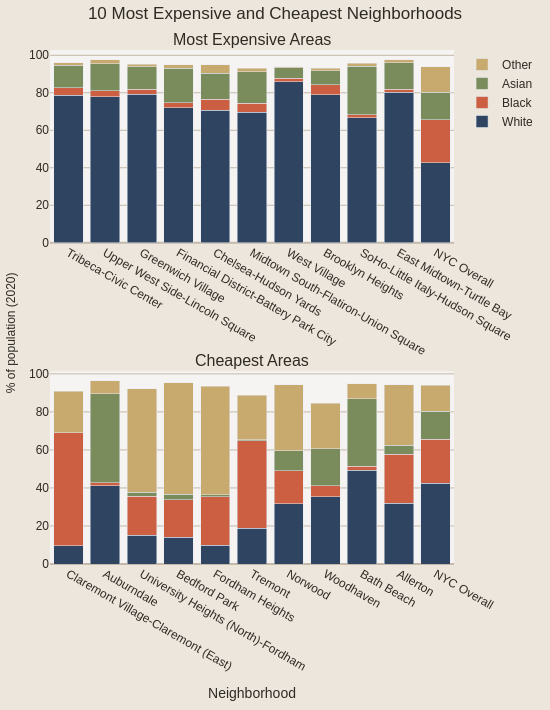

The notebook cell this image was saved under:
### Markdown cell above
## Figure 4

The code below was used to make the plot of race distribution across neighborhoods in NYC. Due to issues with the API key for the race data the plot can not be shown in this notebook.

### Code cell
# Calculate overall NYC racial distribution in 2020
nyc_2020 = final[final["year"] == "2020"]
nyc_overall = {
    "white": nyc_2020["white_share"].mean(),
    "black": nyc_2020["black_share"].mean(),
    "asian": nyc_2020["asian_share"].mean(),
    "other": nyc_2020["other_share"].mean()
}

# Get top and bottom 10 for 2020
top_10_2020 = final_wide.dropna(subset=["rent_mean_nta_2020"]).nlargest(10, "rent_mean_nta_2020")
bottom_10_2020 = final_wide.dropna(subset=["rent_mean_nta_2020"]).nsmallest(10, "rent_mean_nta_2020")

# Add NYC overall to each
nyc_row = pd.DataFrame([{
    "NTA_name": "NYC Overall",
    "white_share_2020": nyc_overall["white"],
    "black_share_2020": nyc_overall["black"],
    "asian_share_2020": nyc_overall["asian"],
    "other_share_2020": nyc_overall["other"],
    "rent_change_pct": 0,
    "white_change": 0,
    "black_change": 0,
    "asian_change": 0,
    "other_change": 0
}])

top_10_with_nyc = pd.concat([top_10_2020, nyc_row], ignore_index=True)
bottom_10_with_nyc = pd.concat([bottom_10_2020, nyc_row], ignore_index=True)

# Color palette for races
colors = {
    "white": "#2e4460",      # Oxford Blue
    "black": "#cc5e42",      # Terracotta
    "asian": "#7a8c5c",      # Olive
    "other": "#c8a96e"       # Sand
}

# Create subplots
fig = make_subplots(
    rows=2, cols=1,
    specs=[[{"type": "bar"}], [{"type": "bar"}]],
    subplot_titles=("Most Expensive Areas", "Cheapest Areas")
)

# Left: Top 10
for race, color in [("white_share_2020", colors["white"]), 
                     ("black_share_2020", colors["black"]), 
                     ("asian_share_2020", colors["asian"]), 
                     ("other_share_2020", colors["other"])]:
    fig.add_trace(
        go.Bar(
            x=top_10_with_nyc["NTA_name"],
            y=top_10_with_nyc[race] * 100,
            name=race.replace("_share_2020", "").capitalize(),
            marker_color=color,
            showlegend=True,
            hovertemplate="%{y:.2f}%<extra></extra>"
        ),
        row=1, col=1
    )

# Right: Bottom 10
for race, color in [("white_share_2020", colors["white"]), 
                     ("black_share_2020", colors["black"]), 
                     ("asian_share_2020", colors["asian"]), 
                     ("other_share_2020", colors["other"])]:
    fig.add_trace(
        go.Bar(
            x=bottom_10_with_nyc["NTA_name"],
            y=bottom_10_with_nyc[race] * 100,
            name=race.replace("_share_2020", "").capitalize(),
            marker_color=color,
            showlegend=False,
            hovertemplate="%{y:.2f}%<extra></extra>"
        ),
        row=2, col=1
    )




fig.update_xaxes(title_text="Neighborhood", row=2, col=1)
fig.update_yaxes(gridcolor="#c4b8a8", zerolinecolor="#c4b8a8")


fig.update_layout(
    title={'text':"10 Most Expensive and Cheapest Neighborhoods",
           'y':0.99,
            'x':0.5,
           'xanchor': 'center',
            'yanchor': 'top'},
    height=710,
    width=550,
    barmode="stack",
    paper_bgcolor="#ede6dc",
    plot_bgcolor="#f5f4f2",
    font=dict(color="#2e2a24", family="Arial"),
    hovermode="x unified",
    margin={'t':50,'b':50,'l':50,'r':30},
)
# Remove yaxis_title from update_layout, then add this after the layout update:
fig.add_annotation(
    text="% of population (2020)",
    xref="paper", yref="paper",
    x=-0.12,
    y=0.45,  # Adjust y to move up/down
    showarrow=False,
    textangle=-90,
    font=dict(size=12, color="#2e2a24")
)

fig.write_html('visualizations/rent_vs_ethnicity.html', include_plotlyjs='cdn')
fig.show()

### Figure 1 — Plotly figure (JSON) as saved in the notebook; plotly's stock layout.template omitted (floating-point values rounded to 4 significant figures)
{"data": [{"hovertemplate": "%{y:.2f}%<extra></extra>", "marker": {"color": "#2e4460"}, "name": "White", "showlegend": true, "type": "bar", "x": ["Tribeca-Civic Center", "Upper West Side-Lincoln Square", "Greenwich Village", "Financial District-Battery Park City", "Chelsea-Hudson Yards", "Midtown South-Flatiron-Union Square", "West Village", "Brooklyn Heights", "SoHo-Little Italy-Hudson Square", "East Midtown-Turtle Bay", "NYC Overall"], "xaxis": "x", "y": [78.68, 77.8, 79.15, 72.04, 70.7, 69.49, 85.93, 78.99, 66.64, 80.21, 42.59], "yaxis": "y"}, {"hovertemplate": "%{y:.2f}%<extra></extra>", "marker": {"color": "#cc5e42"}, "name": "Black", "showlegend": true, "type": "bar", "x": ["Tribeca-Civic Center", "Upper West Side-Lincoln Square", "Greenwich Village", "Financial District-Battery Park City", "Chelsea-Hudson Yards", "Midtown South-Flatiron-Union Square", "West Village", "Brooklyn Heights", "SoHo-Little Italy-Hudson Square", "East Midtown-Turtle Bay", "NYC Overall"], "xaxis": "x", "y": [3.892, 3.391, 2.841, 2.528, 5.842, 4.848, 1.896, 5.227, 1.623, 1.675, 23.09], "yaxis": "y"}, {"hovertemplate": "%{y:.2f}%<extra></extra>", "marker": {"color": "#7a8c5c"}, "name": "Asian", "showlegend": true, "type": "bar", "x": ["Tribeca-Civic Center", "Upper West Side-Lincoln Square", "Greenwich Village", "Financial District-Battery Park City", "Chelsea-Hudson Yards", "Midtown South-Flatiron-Union Square", "West Village", "Brooklyn Heights", "SoHo-Little Italy-Hudson Square", "East Midtown-Turtle Bay", "NYC Overall"], "xaxis": "x", "y": [12.04, 14.42, 11.97, 18.51, 13.97, 16.79, 5.45, 7.565, 25.77, 14.11, 14.69], "yaxis": "y"}, {"hovertemplate": "%{y:.2f}%<extra></extra>", "marker": {"color": "#c8a96e"}, "name": "Other", "showlegend": true, "type": "bar", "x": ["Tribeca-Civic Center", "Upper West Side-Lincoln Square", "Greenwich Village", "Financial District-Battery Park City", "Chelsea-Hudson Yards", "Midtown South-Flatiron-Union Square", "West Village", "Brooklyn Heights", "SoHo-Little Italy-Hudson Square", "East Midtown-Turtle Bay", "NYC Overall"], "xaxis": "x", "y": [1.469, 2.067, 1.257, 1.915, 4.366, 2.085, 0.6537, 1.361, 1.774, 1.531, 13.59], "yaxis": "y"}, {"hovertemplate": "%{y:.2f}%<extra></extra>", "marker": {"color": "#2e4460"}, "name": "White", "showlegend": false, "type": "bar", "x": ["Claremont Village-Claremont (East)", "Auburndale", "University Heights (North)-Fordham", "Bedford Park", "Fordham Heights", "Tremont", "Norwood", "Woodhaven", "Bath Beach", "Allerton", "NYC Overall"], "xaxis": "x2", "y": [9.681, 41.22, 15.15, 14.16, 9.871, 18.69, 31.82, 35.48, 49.26, 31.96, 42.59], "yaxis": "y2"}, {"hovertemplate": "%{y:.2f}%<extra></extra>", "marker": {"color": "#cc5e42"}, "name": "Black", "showlegend": false, "type": "bar", "x": ["Claremont Village-Claremont (East)", "Auburndale", "University Heights (North)-Fordham", "Bedford Park", "Fordham Heights", "Tremont", "Norwood", "Woodhaven", "Bath Beach", "Allerton", "NYC Overall"], "xaxis": "x2", "y": [59.26, 1.637, 20.5, 19.76, 25.5, 46.03, 17.19, 5.735, 2.036, 25.87, 23.09], "yaxis": "y2"}, {"hovertemplate": "%{y:.2f}%<extra></extra>", "marker": {"color": "#7a8c5c"}, "name": "Asian", "showlegend": false, "type": "bar", "x": ["Claremont Village-Claremont (East)", "Auburndale", "University Heights (North)-Fordham", "Bedford Park", "Fordham Heights", "Tremont", "Norwood", "Woodhaven", "Bath Beach", "Allerton", "NYC Overall"], "xaxis": "x2", "y": [0.1008, 46.78, 2.098, 2.691, 1.059, 0.642, 10.66, 19.4, 35.62, 4.583, 14.69], "yaxis": "y2"}, {"hovertemplate": "%{y:.2f}%<extra></extra>", "marker": {"color": "#c8a96e"}, "name": "Other", "showlegend": false, "type": "bar", "x": ["Claremont Village-Claremont (East)", "Auburndale", "University Heights (North)-Fordham", "Bedford Park", "Fordham Heights", "Tremont", "Norwood", "Woodhaven", "Bath Beach", "Allerton", "NYC Overall"], "xaxis": "x2", "y": [21.8, 6.677, 54.53, 58.67, 56.96, 23.49, 34.57, 24.0, 7.99, 31.89, 13.59], "yaxis": "y2"}], "layout": {"annotations": [{"font": {"size": 16}, "showarrow": false, "text": "Most Expensive Areas", "x": 0.5, "xanchor": "center", "xref": "paper", "y": 1, "yanchor": "bottom", "yref": "paper"}, {"font": {"size": 16}, "showarrow": false, "text": "Cheapest Areas", "x": 0.5, "xanchor": "center", "xref": "paper", "y": 0.375, "yanchor": "bottom", "yref": "paper"}, {"font": {"color": "#2e2a24", "size": 12}, "showarrow": false, "text": "% of population (2020)", "textangle": -90, "x": -0.12, "xref": "paper", "y": 0.45, "yref": "paper"}], "barmode": "stack", "font": {"color": "#2e2a24", "family": "Arial"}, "height": 710, "hovermode": "x unified", "margin": {"b": 50, "l": 50, "r": 30, "t": 50}, "paper_bgcolor": "#ede6dc", "plot_bgcolor": "#f5f4f2", "title": {"text": "10 Most Expensive and Cheapest Neighborhoods", "x": 0.5, "xanchor": "center", "y": 0.99, "yanchor": "top"}, "width": 550, "xaxis": {"anchor": "y", "domain": [0, 1]}, "xaxis2": {"anchor": "y2", "domain": [0, 1], "title": {"text": "Neighborhood"}}, "yaxis": {"anchor": "x", "domain": [0.625, 1], "gridcolor": "#c4b8a8", "zerolinecolor": "#c4b8a8"}, "yaxis2": {"anchor": "x2", "domain": [0, 0.375], "gridcolor": "#c4b8a8", "zerolinecolor": "#c4b8a8"}}}
